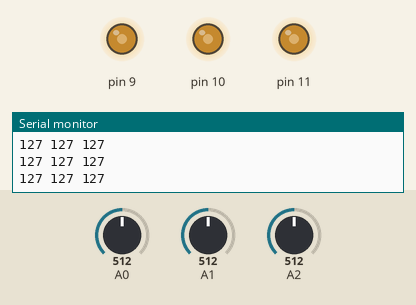
The sketch below on a simulated Arduino Uno, built with avr-gcc and run on an emulated ATmega328P. Parts: output pins drawn as LEDs (lit = HIGH), the last lines printed to the serial monitor. The test bench sets the inputs (shaded band); at power-on: A0 = 512, A1 = 512, A2 = 512.

Above: at 1.2 s.
1.3 s: A0 set to 716
At 2.4 s:
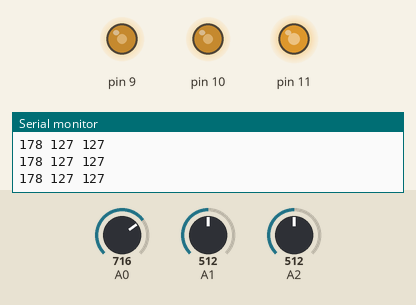
2.8 s: A1 set to 716
At 4.0 s:
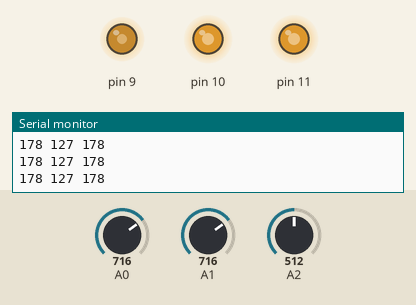
4.3 s: A2 set to 716
At 4.6 s:
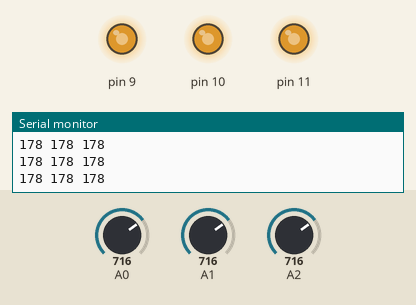
5.8 s: A0 set to 900
At 6.3 s:
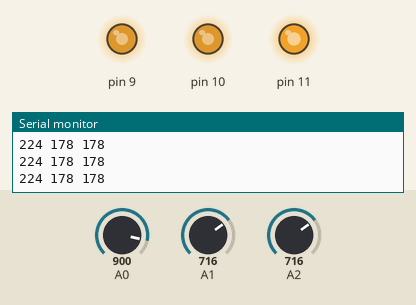
7.3 s: A1 set to 900
At 8.0 s:
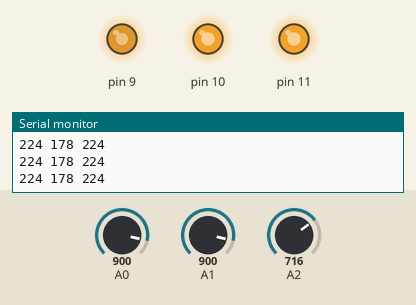
8.8 s: A2 set to 900
At 9.7 s:
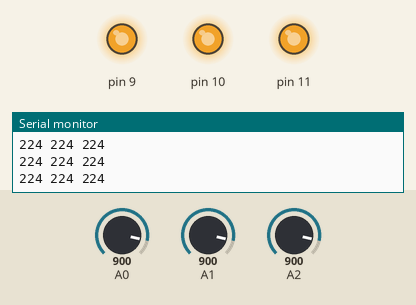
Timing chart, 0 to 11.3 s (numbered marks = the images above; inputs shaded):
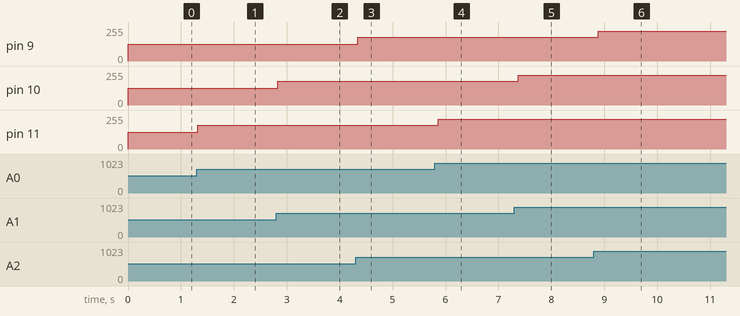

The sketch:

Control_Pots_LedRGB.ino
```cpp
void setup()
{
  Serial.begin(9600);
}

void loop()
{

  int iPotR = analogRead(A0);  // Entre 0 y 1023
  int iPotB = analogRead(A1);  // Entre 0 y 1023
  int iPotG = analogRead(A2);  // Entre 0 y 1023

  // Reescalamos a 0 -  255 (Rango PWM)

  int r = map(iPotR,0,1023,0,255);
  int g = map(iPotG,0,1023,0,255);
  int b = map(iPotB,0,1023,0,255);

  analogWrite(11,r);  // LED ROJO entre 0 y 255
  analogWrite( 9,g);  // LED VERDE
  analogWrite(10,b);  // LED AZUL

  Serial.print(r);
  Serial.print(" ");
  Serial.print(g);
  Serial.print(" ");
  Serial.println(b);
  delay(100);

}
```

Measured:
- after the input at 1.3 s, pin 11: 127/255 → 178/255 at once
- after the input at 2.8 s, pin 10: 127/255 → 178/255 at once
- after the input at 4.3 s, pin 9: 127/255 → 178/255 at once
- after the input at 5.8 s, pin 11: 178/255 → 224/255 after 0.06 s
- after the input at 7.3 s, pin 10: 178/255 → 224/255 after 0.07 s
- after the input at 8.8 s, pin 9: 178/255 → 224/255 after 0.09 s
